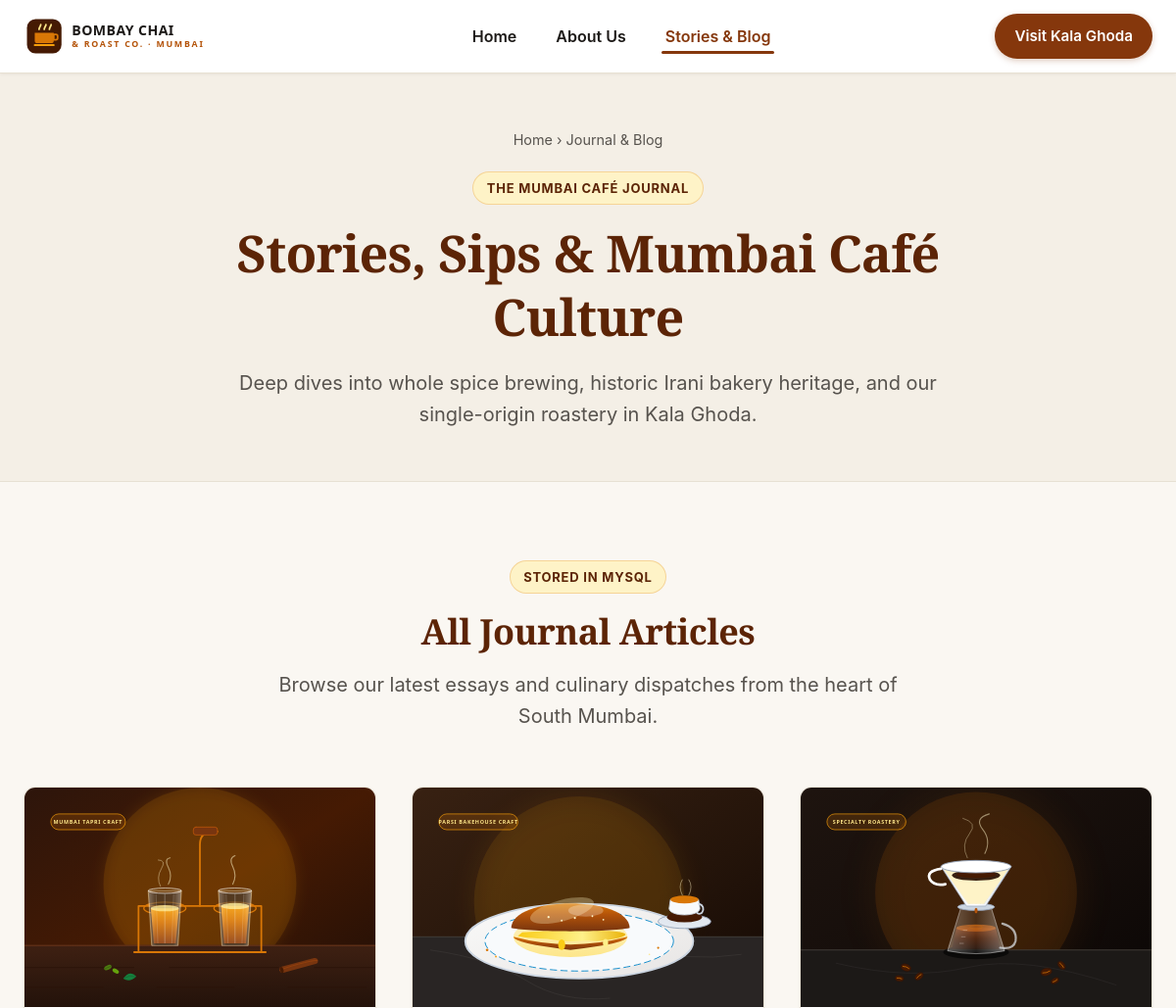
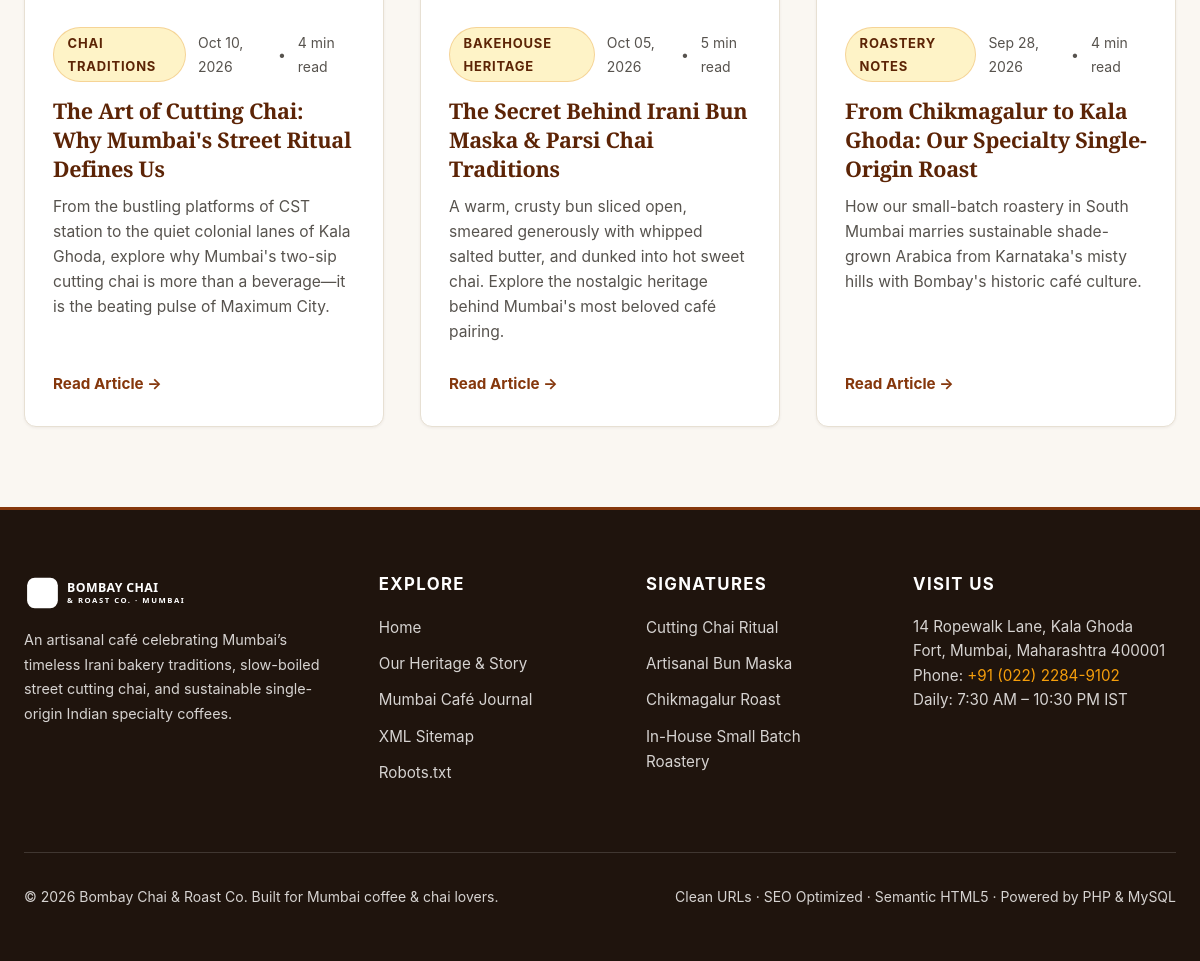
Page /blog on the committed database (2 pictures, top to bottom).
### tables this page shows
CREATE TABLE posts (
    id INT UNSIGNED AUTO_INCREMENT PRIMARY KEY,
    title VARCHAR(255) NOT NULL,
    slug VARCHAR(255) NOT NULL UNIQUE,
    excerpt TEXT NOT NULL,
    content MEDIUMTEXT NOT NULL,
    meta_title VARCHAR(255) NOT NULL,
    meta_description VARCHAR(320) NOT NULL,
    image_url VARCHAR(255) NOT NULL,
    image_alt VARCHAR(255) NOT NULL,
    category VARCHAR(100) NOT NULL DEFAULT 'Culture & Brews',
    reading_time VARCHAR(20) NOT NULL DEFAULT '4 min read',
    author VARCHAR(100) NOT NULL DEFAULT 'Farhan Merchant, Head Roaster',
    published_at DATETIME NOT NULL DEFAULT CURRENT_TIMESTAMP,
    created_at DATETIME NOT NULL DEFAULT CURRENT_TIMESTAMP,
    INDEX idx_slug (slug),
    INDEX idx_published_at (published_at)
);

### config/db.php (called while the page is built, shortened)
<?php
function getDBConnection(): PDO
{
    $passwordsToTry = [DB_PASS, '', 'root'];
    foreach (array_unique($passwordsToTry) as $pwd) {
        try {
            $dsn = sprintf('mysql:host=%s;port=%s;dbname=%s;charset=utf8mb4', DB_HOST, DB_PORT, DB_NAME);
            $options = [
                PDO::ATTR_ERRMODE            => PDO::ERRMODE_EXCEPTION,
                PDO::ATTR_DEFAULT_FETCH_MODE => PDO::FETCH_ASSOC,
                PDO::ATTR_EMULATE_PREPARES   => false,
            ];
            $pdo = new PDO($dsn, DB_USER, $pwd, $options);
            return $pdo;
        } catch (PDOException $e) {
            $lastException = $e;
        }
    }
}
function getAllPosts(): array
{
    $pdo = getDBConnection();
    $stmt = $pdo->query("SELECT id, title, slug, excerpt, meta_title, meta_description, image_url, image_alt, category, reading_time, author, published_at FROM posts ORDER BY published_at DESC");
    return $stmt->fetchAll();
}

### views/blog.php (the view, shortened to what this page needs)
<?php
$currentPage = 'blog';
$posts = getAllPosts();
require_once __DIR__ . '/../includes/header.php';
?>
<header class="post-header" aria-labelledby="blog-heading">
  <div class="container post-header-inner text-center">
    <nav class="post-breadcrumbs" aria-label="Breadcrumb">
      <a href="/">Home</a> &rsaquo; <span>Journal &amp; Blog</span>
    </nav>
    <span class="badge">The Mumbai Café Journal</span>
    <h1 id="blog-heading" style="margin-top: 1rem;">Stories, Sips &amp; Mumbai Café Culture</h1>
    <p class="lead">
      Deep dives into whole spice brewing, historic Irani bakery heritage, and our single-origin roastery in Kala Ghoda.
    </p>
  </div>
</header>
<section class="section" aria-labelledby="articles-heading">
  <div class="container">
    <header class="section-header">
      <span class="badge">Stored in MySQL</span>
      <h2 id="articles-heading">All Journal Articles</h2>
      <p class="lead">
        Browse our latest essays and culinary dispatches from the heart of South Mumbai.
      </p>
    </header>
    <div class="blog-grid">
      <?php if (!empty($posts)): ?>
        <?php foreach ($posts as $post): ?>
          <article class="blog-card">
            <div class="blog-card-media">
              <a href="/blog/<?= htmlspecialchars($post['slug']) ?>" tabindex="-1" aria-hidden="true">
                <img src="<?= htmlspecialchars($post['image_url']) ?>" alt="<?= htmlspecialchars($post['image_alt']) ?>" width="400" height="250" loading="lazy">
              </a>
            </div>
            <div class="blog-card-body">
              <div class="blog-meta">
                <span class="badge"><?= htmlspecialchars($post['category']) ?></span>
                <time datetime="<?= htmlspecialchars(date('Y-m-d', strtotime($post['published_at']))) ?>">
                  <?= htmlspecialchars(date('M d, Y', strtotime($post['published_at']))) ?>
                </time>
                <span>&bull;</span>
                <span><?= htmlspecialchars($post['reading_time']) ?></span>
              </div>
              <h3 class="blog-card-title">
                <a href="/blog/<?= htmlspecialchars($post['slug']) ?>">
                  <?= htmlspecialchars($post['title']) ?>
                </a>
              </h3>
              <p class="blog-card-excerpt">
                <?= htmlspecialchars($post['excerpt']) ?>
              </p>
              <div style="margin-top: auto;">
                <a href="/blog/<?= htmlspecialchars($post['slug']) ?>" class="blog-read-more" aria-label="Read Article: <?= htmlspecialchars($post['title']) ?>">
                  Read Article &rarr;
                </a>
              </div>
            </div>
          </article>
        <?php endforeach; ?>
      <?php else: ?>
        <p class="text-center" style="grid-column: 1/-1;">No articles currently available.</p>
      <?php endif; ?>
    </div>
  </div>
</section>
<?php require_once __DIR__ . '/../includes/footer.php'; ?>

### index.php (shortened to what this page needs)
<?php
require_once __DIR__ . '/config/db.php';
$requestUri = $_SERVER['REQUEST_URI'] ?? '/';
$requestPath = parse_url($requestUri, PHP_URL_PATH);
$path = '/' . trim($requestPath, '/');
switch (true) {
    case ($path === '/blog'):
        require __DIR__ . '/views/blog.php';
        break;
}

### includes/header.php (shortened to what this page needs)
<!DOCTYPE html>
<html lang="en">
<head>
  <link rel="stylesheet" href="/assets/css/style.css">
</head>
<body>
  <header class="site-header" role="banner">
    <div class="container header-inner">
      <a href="/" class="brand-logo" aria-label="Bombay Chai &amp; Roast Co. Home">
        <img src="/assets/images/logo.svg" alt="Bombay Chai &amp; Roast Co. Logo" width="220" height="42">
      </a>
      <nav id="primary-navigation" aria-label="Primary navigation">
        <ul class="nav-menu">
          <li><a href="/" class="nav-link <?= ($currentPage === 'home') ? 'active' : '' ?>">Home</a></li>
          <li><a href="/about" class="nav-link <?= ($currentPage === 'about') ? 'active' : '' ?>">About Us</a></li>
          <li><a href="/blog" class="nav-link <?= ($currentPage === 'blog' || $currentPage === 'post') ? 'active' : '' ?>">Stories &amp; Blog</a></li>
        </ul>
      </nav>
      <a href="/#visit" class="header-cta">Visit Kala Ghoda</a>
    </div>
  </header>
  <main id="main-content">

### includes/footer.php (shortened to what this page needs)
  </main>
  <footer class="site-footer" role="contentinfo">
    <div class="container">
      <div class="footer-grid">
        <div class="footer-brand">
          <img src="/assets/images/logo.svg" alt="Bombay Chai &amp; Roast Co. - Kala Ghoda Mumbai" width="200" height="38" style="filter: brightness(0) invert(1);">
          <p>
            An artisanal café celebrating Mumbai’s timeless Irani bakery traditions, slow-boiled street cutting chai, and sustainable single-origin Indian specialty coffees.
          </p>
        </div>
        <div class="footer-col">
          <h3>Explore</h3>
          <ul class="footer-links">
            <li><a href="/">Home</a></li>
            <li><a href="/about">Our Heritage &amp; Story</a></li>
            <li><a href="/blog">Mumbai Café Journal</a></li>
            <li><a href="/sitemap.xml">XML Sitemap</a></li>
            <li><a href="/robots.txt">Robots.txt</a></li>
          </ul>
        </div>
        <div class="footer-col">
          <h3>Signatures</h3>
          <ul class="footer-links">
            <li><a href="/blog/best-chai-in-mumbai">Cutting Chai Ritual</a></li>
            <li><a href="/blog/secret-behind-fluffy-bun-maska">Artisanal Bun Maska</a></li>
            <li><a href="/blog/specialty-coffee-meets-kala-ghoda">Chikmagalur Roast</a></li>
            <li><a href="/about#roastery">In-House Small Batch Roastery</a></li>
          </ul>
        </div>
        <div class="footer-col">
          <h3>Visit Us</h3>
          <address style="font-style: normal; line-height: 1.6; color: #D6D3D1;">
            14 Ropewalk Lane, Kala Ghoda<br>
            Fort, Mumbai, Maharashtra 400001<br>
            Phone: <a href="tel:+912222849102" style="color: #F59E0B;">+91 (022) 2284-9102</a><br>
            Daily: 7:30 AM – 10:30 PM IST
          </address>
        </div>
      </div>
      <div class="footer-bottom">
        <p>&copy; <?= date('Y') ?> Bombay Chai &amp; Roast Co. Built for Mumbai coffee &amp; chai lovers.</p>
        <p>Clean URLs · SEO Optimized · Semantic HTML5 · Powered by PHP &amp; MySQL</p>
      </div>
    </div>
  </footer>
</body>
</html>

### rows in the picture
posts: image_url (picture), category "CHAI TRADITIONS", published_at "Oct 10, 2026", reading_time "4 min read", title "The Art of Cutting Chai: Why Mumbai's Street Ritual Defines Us", excerpt "From the bustling platforms of CST station to the quiet colonial lanes of Kala Ghoda, explore why Mumbai's two-sip cutting chai is more than a beverage—it is the beating pulse of Maximum City."
posts: image_url (picture), category "BAKEHOUSE HERITAGE", published_at "Oct 05, 2026", reading_time "5 min read", title "The Secret Behind Irani Bun Maska & Parsi Chai Traditions", excerpt "A warm, crusty bun sliced open, smeared generously with whipped salted butter, and dunked into hot sweet chai. Explore the nostalgic heritage behind Mumbai's most beloved café pairing."
posts: image_url (picture), category "ROASTERY NOTES", published_at "Sep 28, 2026", reading_time "4 min read", title "From Chikmagalur to Kala Ghoda: Our Specialty Single-Origin Roast", excerpt "How our small-batch roastery in South Mumbai marries sustainable shade-grown Arabica from Karnataka's misty hills with Bombay's historic café culture."
